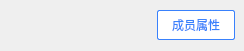
<?xml version="1.0" encoding="UTF-8"?>
<ui version="4.0">
 <class>UserItemWidget</class>
 <widget class="QWidget" name="UserItemWidget">
  <property name="geometry">
   <rect>
    <x>0</x>
    <y>0</y>
    <width>244</width>
    <height>51</height>
   </rect>
  </property>
  <property name="windowTitle">
   <string>成员属性</string>
  </property>
  <property name="styleSheet">
   <string notr="true">QPushButton {
	color:rgb(57,129,252);
	background: rgb(255,255,255);
	border: 1px solid rgb(57,129,252);
	border-radius: 2px;
	min-height: 28px;
	min-width: 76px;
}
QPushButton:hover, QPushButton:pressed {
	background:rgb(57,129,252);
	color: rgb(255,255,255);
}</string>
  </property>
  <layout class="QHBoxLayout" name="horizontalLayout">
   <property name="leftMargin">
    <number>9</number>
   </property>
   <property name="topMargin">
    <number>6</number>
   </property>
   <property name="rightMargin">
    <number>9</number>
   </property>
   <property name="bottomMargin">
    <number>6</number>
   </property>
   <item>
    <widget class="QLabel" name="lblUsername"/>
   </item>
   <item>
    <spacer name="horizontalSpacer">
     <property name="orientation">
      <enum>Qt::Horizontal</enum>
     </property>
     <property name="sizeHint" stdset="0">
      <size>
       <width>40</width>
       <height>20</height>
      </size>
     </property>
    </spacer>
   </item>
   <item>
    <widget class="QPushButton" name="btnUserAttrs">
     <property name="text">
      <string>成员属性</string>
     </property>
    </widget>
   </item>
  </layout>
 </widget>
 <layoutdefault spacing="6" margin="11"/>
 <resources/>
 <connections/>
</ui>
